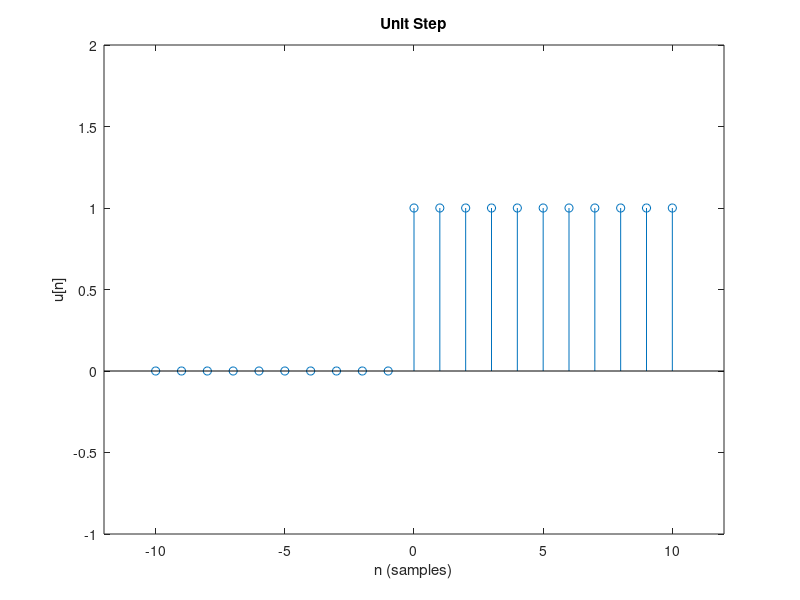

Write the MATLAB code that produced this figure.
clc;
close all;
clear all;

indices = -10:10;
step_function = [zeros(1,10), ones(1,11)];

stem(indices, step_function);
axis([-12, 12, -1, 2]);
xlabel('n (samples)')
ylabel('u[n]');
title('Unit Step');
